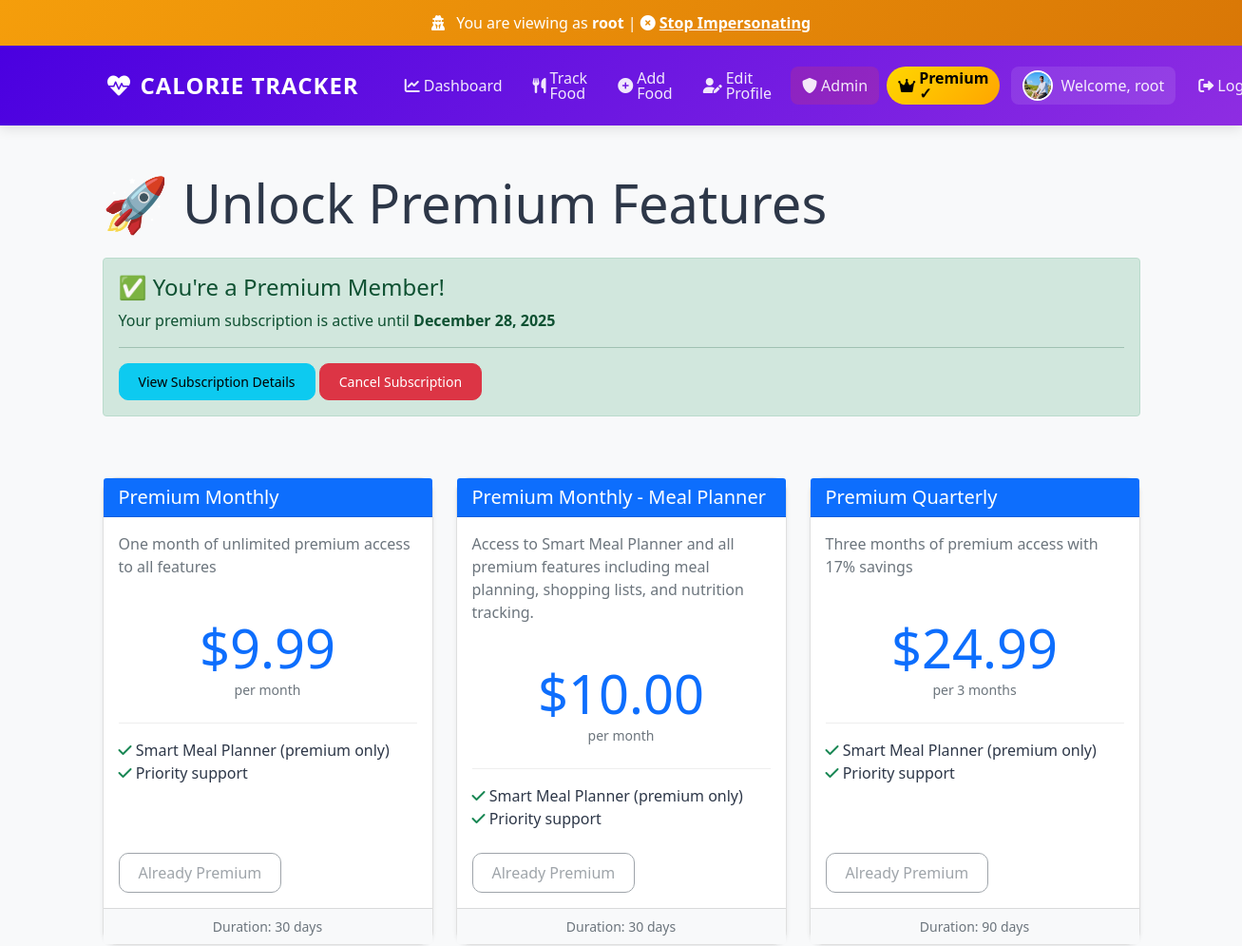
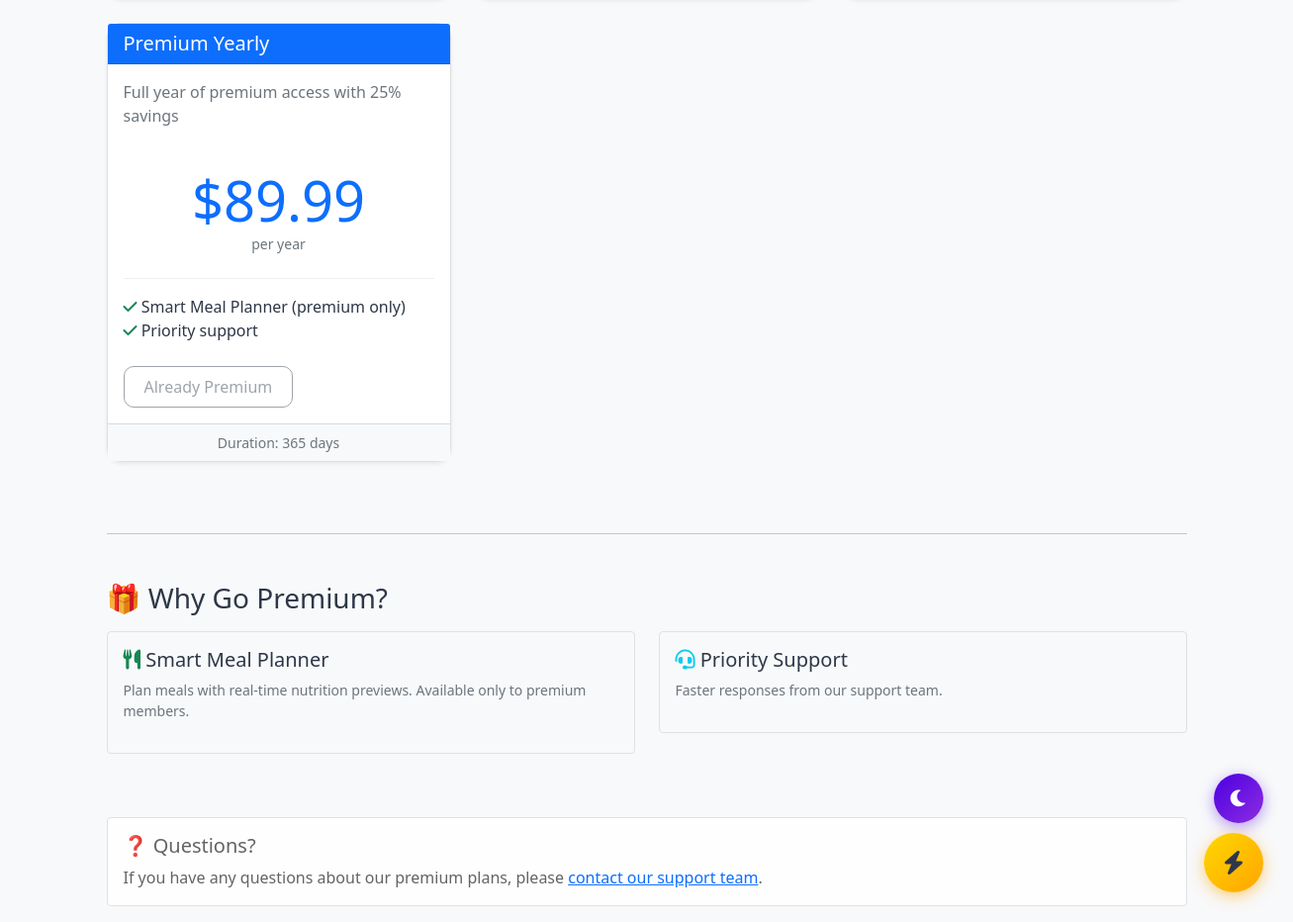
Screenshot of /subscription/plans/ (signed in) with the database file from the repository (2 pictures, top to bottom).
### myapp/models.py (models this page shows, shortened)
class UserProfile(models.Model):
    ACTIVITY_CHOICES = [
        ('sedentary', 'Sedentary (little or no exercise)'),
        ('light', 'Lightly active (light exercise/sports 1-3 days/week)'),
        ('moderate', 'Moderately active (moderate exercise/sports 3-5 days/week)'),
        ('very', 'Very active (hard exercise/sports 6-7 days/week)'),
        ('super', 'Super active (very hard exercise & physical job or training twice per day)')
    ]
    GOAL_CHOICES = [
        ('lose', 'Lose Weight'),
        ('maintain', 'Maintain Weight'),
        ('gain', 'Gain Weight')
    ]
    user = models.OneToOneField(User, on_delete=models.CASCADE)
    date_of_birth = models.DateField(null=True, blank=True)
    height = models.FloatField(help_text="Height in cm", null=True, blank=True)
    weight = models.FloatField(help_text="Weight in kg", null=True, blank=True)
    activity_level = models.CharField(max_length=20, choices=ACTIVITY_CHOICES, default='moderate')
    weight_goal = models.CharField(max_length=10, choices=GOAL_CHOICES, default='maintain')
    daily_calorie_goal = models.IntegerField(default=2000)
    profile_picture = models.ImageField(upload_to='profile_pics/', null=True, blank=True)
    phone_number = models.CharField(max_length=15, blank=True, null=True, help_text="Phone number")
    is_premium = models.BooleanField(default=False)
    premium_until = models.DateTimeField(null=True, blank=True)
    stripe_customer_id = models.CharField(max_length=255, blank=True, null=True, unique=True)
    stripe_subscription_id = models.CharField(max_length=255, blank=True, null=True)
    def is_premium_active(self):
        if self.is_premium and self.premium_until:
            return timezone.now() < self.premium_until
        return False

class SubscriptionPlan(models.Model):
    PLAN_DURATIONS = [
        ('monthly', 'Monthly - $9.99/month'),
        ('quarterly', 'Quarterly - $24.99/3 months'),
        ('yearly', 'Yearly - $89.99/year'),
    ]
    name = models.CharField(max_length=100, unique=True)  # e.g., "Premium Monthly"
    description = models.TextField()
    duration = models.CharField(max_length=20, choices=PLAN_DURATIONS)
    price = models.DecimalField(max_digits=10, decimal_places=2)  # Price in USD
    stripe_price_id = models.CharField(max_length=255, blank=True)  # Stripe Price ID
    duration_days = models.IntegerField()  # Number of days subscription lasts
    is_active = models.BooleanField(default=True)
    created_at = models.DateTimeField(auto_now_add=True)
    updated_at = models.DateTimeField(auto_now=True)
    class Meta:
        ordering = ['duration_days', 'price']

### myapp/views.py (the view)
# urls.py: path('subscription/plans/', views.subscription_plans, name='subscription_plans'),
@login_required
def subscription_plans(request):
    plans = SubscriptionPlan.objects.filter(is_active=True).order_by('duration_days')
    user_profile = request.user.userprofile
    context = {
        'plans': plans,
        'user_premium': user_profile.is_premium_active(),
        'premium_until': user_profile.premium_until,
        'stripe_public_key': settings.STRIPE_PUBLIC_KEY,
    }
    return render(request, 'myapp/subscription_plans.html', context)

### myapp/templatetags/custom_filters.py (called while the page is built)
@register.filter
def format_display_name(user):
    full_name = user.get_full_name()
    if full_name:
        name_parts = full_name.strip().split()
        if len(name_parts) >= 2:
            first_name = name_parts[0]
            last_initial = name_parts[-1][0].upper()
            return f"{first_name} {last_initial}."
        else:
            return full_name
    else:
        return user.username

### myapp/templates/myapp/subscription_plans.html (shortened to what this page needs)
{% extends 'myapp/base.html' %}
{% load static %}
{% block content %}
<div class="container mt-5">
    <div class="row mb-5">
        <div class="col-md-12">
            <h1 class="display-4 mb-4">🚀 Unlock Premium Features</h1>
            {% if user_premium %}
                <div class="alert alert-success" role="alert">
                    <h4 class="alert-heading">✅ You're a Premium Member!</h4>
                    <p>Your premium subscription is active until <strong>{{ premium_until|date:"F d, Y" }}</strong></p>
                    <hr>
                    <p class="mb-0">
                        <a href="{% url 'subscription_status' %}" class="btn btn-sm btn-info">View Subscription Details</a>
                        <a href="{% url 'cancel_subscription' %}" class="btn btn-sm btn-danger">Cancel Subscription</a>
                    </p>
                </div>
            {% else %}
                <p class="lead text-muted">Get access to premium features and unlock your full potential!</p>
            {% endif %}
        </div>
    </div>
    <div class="row">
        {% for plan in plans %}
        <div class="col-md-4 mb-4">
            <div class="card h-100 shadow-sm">
                <div class="card-header bg-primary text-white">
                    <h5 class="card-title mb-0">{{ plan.name }}</h5>
                </div>
                <div class="card-body d-flex flex-column">
                    <p class="card-text text-muted">{{ plan.description }}</p>
                    <div class="pricing-section mb-3">
                        <div class="price-amount display-4 text-primary">${{ plan.price }}</div>
                        <div class="price-duration text-muted small">
                            {% if plan.duration == 'monthly' %}
                                per month
                            {% elif plan.duration == 'quarterly' %}
                                per 3 months
                            {% else %}
                                per year
                            {% endif %}
                        </div>
                    </div>
                    <ul class="list-unstyled mb-4">
                        <li><i class="fas fa-check text-success"></i> Smart Meal Planner (premium only)</li>
                        <li><i class="fas fa-check text-success"></i> Priority support</li>
                    </ul>
                    <div class="mt-auto">
                        {% if user_premium %}
                            <button class="btn btn-outline-secondary btn-block" disabled>
                                Already Premium
                            </button>
                        {% endif %}
                    </div>
                </div>
                <div class="card-footer bg-light text-center text-muted small">
                    Duration: {{ plan.duration_days }} days
                </div>
            </div>
        </div>
        {% endfor %}
    </div>
    <hr class="my-5">
    <div class="row">
        <div class="col-md-12">
            <h3>🎁 Why Go Premium?</h3>
            <div class="row mt-3">
                <div class="col-md-6 mb-3">
                    <div class="feature-box p-3 border rounded">
                        <h5><i class="fas fa-utensils text-success"></i> Smart Meal Planner</h5>
                        <p class="text-muted small">Plan meals with real-time nutrition previews. Available only to premium members.</p>
                    </div>
                </div>
                <div class="col-md-6 mb-3">
                    <div class="feature-box p-3 border rounded">
                        <h5><i class="fas fa-headset text-info"></i> Priority Support</h5>
                        <p class="text-muted small">Faster responses from our support team.</p>
                    </div>
                </div>
            </div>
        </div>
    </div>
    <div class="row mt-5">
        <div class="col-md-12">
            <div class="alert alert-light border" role="alert">
                <h5>❓ Questions?</h5>
                <p class="mb-0">If you have any questions about our premium plans, please <a href="#">contact our support team</a>.</p>
            </div>
        </div>
    </div>
</div>
{% endblock %}

### myapp/templates/myapp/base.html (shortened to what this page needs)
{% load custom_filters %}
<!DOCTYPE html>
<html lang="en" data-theme="light">
<head>
    <link href="https://cdn.jsdelivr.net/npm/bootstrap@5.1.3/dist/css/bootstrap.min.css" rel="stylesheet">
    <link rel="stylesheet" href="https://cdnjs.cloudflare.com/ajax/libs/font-awesome/6.0.0/css/all.min.css">
    <link href="https://unpkg.com/aos@2.3.1/dist/aos.css" rel="stylesheet">
</head>
<body>
    {% if request.session.impersonator_id %}
    <div class="impersonation-banner">
        <i class="fas fa-user-secret me-2"></i>
        You are viewing as <strong>{{ user.username }}</strong> |
        <a href="{% url 'stop_impersonation' %}">
            <i class="fas fa-times-circle me-1"></i>Stop Impersonating
        </a>
    </div>
    {% endif %}
    <div class="toast-container" id="toastContainer"></div>
    <div class="container-fluid px-0 page-content">
        <nav class="navbar navbar-expand-lg navbar-dark">
            <div class="container">
                <a class="navbar-brand" href="{% url 'dashboard' %}">
                    <i class="fas fa-heart-pulse"></i>
                    Calorie Tracker
                </a>
                <div class="collapse navbar-collapse" id="navbarNav">
                    <ul class="navbar-nav ms-auto">
                        {% if user.is_authenticated %}
                        <li class="nav-item">
                            <a class="nav-link {% if request.path == '/' %}active{% endif %}" href="{% url 'dashboard' %}">
                                <i class="fas fa-chart-line me-1"></i> Dashboard
                            </a>
                        </li>
                        <li class="nav-item">
                            <a class="nav-link {% if request.path == '/track/' %}active{% endif %}" href="{% url 'index' %}">
                                <i class="fas fa-utensils me-1"></i> Track Food
                            </a>
                        </li>
                        <li class="nav-item">
                            <a class="nav-link {% if request.path == '/add-food/' %}active{% endif %}" href="{% url 'add_food' %}">
                                <i class="fas fa-plus-circle me-1"></i> Add Food
                            </a>
                        </li>
                        <li class="nav-item">
                            <a class="nav-link {% if request.path == '/profile/edit/' %}active{% endif %}" href="{% url 'edit_profile' %}">
                                <i class="fas fa-user-edit me-1"></i> Edit Profile
                            </a>
                        </li>
                        {% if user.is_staff or user.is_superuser %}
                        <li class="nav-item">
                            <a class="nav-link {% if '/control-panel' in request.path %}active{% endif %}" href="{% url 'admin_dashboard' %}" style="background: rgba(239, 68, 68, 0.2); border-radius: 8px;">
                                <i class="fas fa-shield-alt me-1"></i> Admin
                            </a>
                        </li>
                        {% endif %}
                        <li class="nav-item">
                            {% if user.userprofile.is_premium_active %}
                                <span class="nav-link" style="background: linear-gradient(135deg, #FFD700 0%, #FFA500 100%); border-radius: 20px; color: black !important; font-weight: bold;">
                                    <i class="fas fa-crown me-1"></i> Premium ✓
                                </span>
                            {% else %}
                                <a class="nav-link btn btn-warning btn-sm" href="{% url 'subscription_plans' %}" style="color: black !important; font-weight: bold;">
                                    <i class="fas fa-crown me-1"></i> Go Premium
                                </a>
                            {% endif %}
                        </li>
                        <li class="nav-item">
                            <span class="nav-link welcome-text">
                                {% if user.userprofile.profile_picture %}
                                <img src="{{ user.userprofile.profile_picture.url }}" alt="Profile" style="width: 32px; height: 32px; border-radius: 50%; object-fit: cover; margin-right: 0.5rem; border: 2px solid white;">
                                {% else %}
                                <i class="fas fa-user me-1"></i>
                                {% endif %}
                                Welcome, {{ user|format_display_name }}
                            </span>
                        </li>
                        <li class="nav-item">
                            <form action="{% url 'logout' %}" method="post" class="d-inline">
                                <button type="submit" class="nav-link btn btn-link" style="border: none; background: none;">
                                    <i class="fas fa-sign-out-alt me-1"></i> Logout
                                </button>
                            </form>
                        </li>
                        {% else %}
                        <li class="nav-item">
                            <a class="nav-link" href="{% url 'login' %}">
                                <i class="fas fa-sign-in-alt me-1"></i> Login
                            </a>
                        </li>
                        {% endif %}
                    </ul>
                </div>
            </div>
        </nav>
    </div>
    <div class="container">
        {% block content %}
        {% endblock %}
    </div>
    <button class="theme-toggle" id="themeToggle" title="Toggle Dark Mode">
        <i class="fas fa-moon" id="themeIcon"></i>
    </button>
    {% if user.is_authenticated %}
    <div class="fab-container">
        <button class="fab-main" id="fabMain" title="Quick Actions">
            <i class="fas fa-bolt"></i>
        </button>
    </div>
    {% endif %}
</body>
</html>

### myapp/templates/myapp/subscription_plans.html (style rules this page uses)
.pricing-section { text-align: center; padding: 1.5rem 0; border-bottom: 1px solid #eee; }
.feature-box { transition: all 0.3s ease; }
.card { transition: all 0.3s ease; }

### rows the page displays
UserProfile: premium_until "December 28, 2025"
SubscriptionPlan: name "Premium Monthly", description "One month of unlimited premium access to all features", price "9.99", duration "per month", duration_days "30"
SubscriptionPlan: name "Premium Monthly - Meal Planner", description "Access to Smart Meal Planner and all premium features including meal planning, shopping lists, and nutrition tracking.", price "10.00", duration "per month", duration_days "30"
SubscriptionPlan: name "Premium Quarterly", description "Three months of premium access with 17% savings", price "24.99", duration "per 3 months", duration_days "90"
SubscriptionPlan: name "Premium Yearly", description "Full year of premium access with 25% savings", price "89.99", duration "per year", duration_days "365"

### other values shown
{{ user.username }} "root"
{{ user|format_display_name }} "root"
